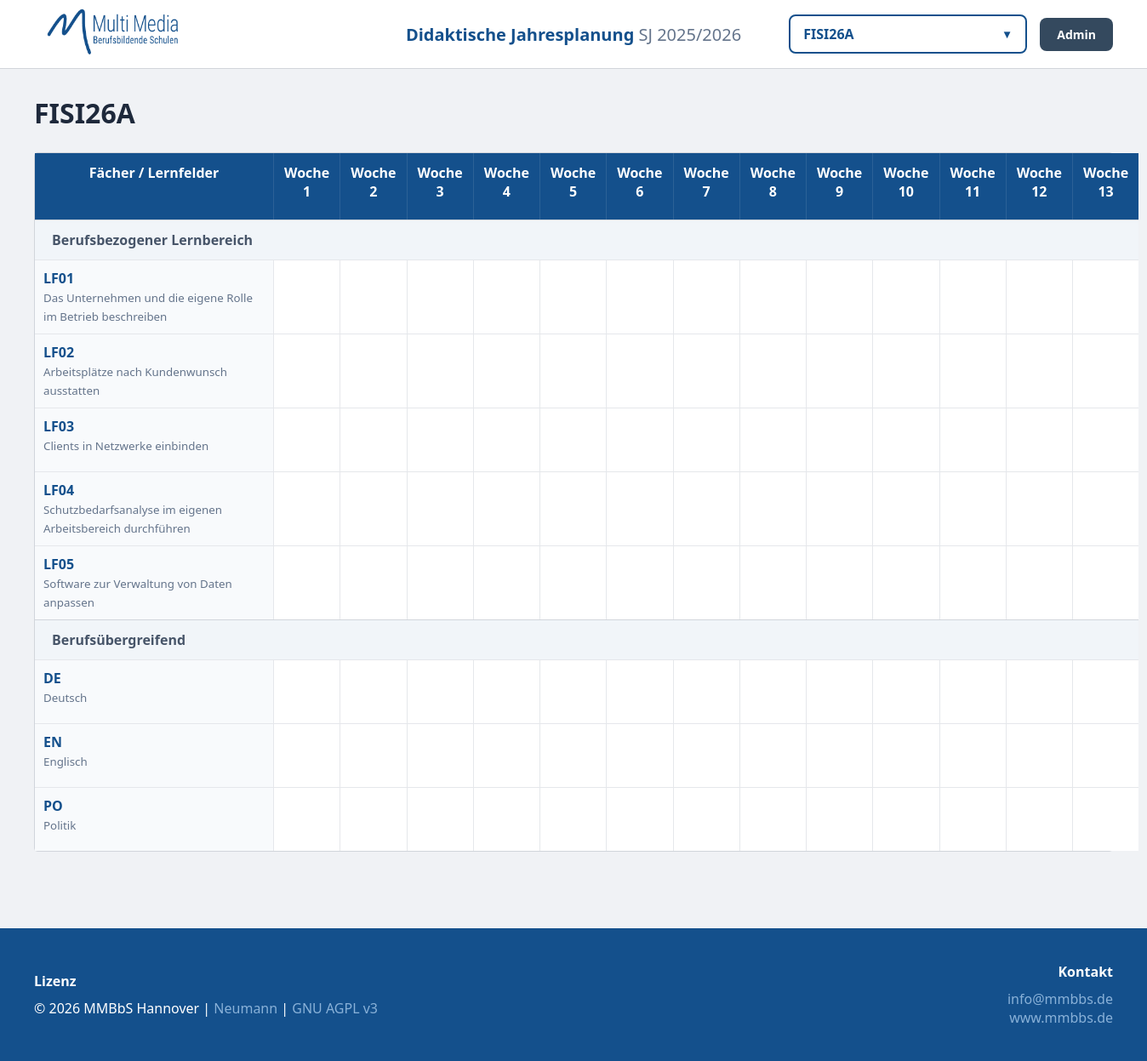
The app's page /didakt_index.php?c=FISI26A with its own data.
### tables this page shows
CREATE TABLE entities (
    id TEXT PRIMARY KEY, 
    name TEXT, 
    type TEXT -- 'classes' oder 'templates'
);

CREATE TABLE subjects (
    id INTEGER PRIMARY KEY AUTOINCREMENT,
    entity_id TEXT,
    sub_key TEXT,
    name TEXT,
    total_hours INTEGER,
    category TEXT,
    FOREIGN KEY(entity_id) REFERENCES entities(id) ON DELETE CASCADE
);

### didakt_index.php (the view, shortened to what this page needs)
<?php
try {
    $db = new PDO('sqlite:didakt_data.db');
    $db->setAttribute(PDO::ATTR_ERRMODE, PDO::ERRMODE_EXCEPTION);
} catch (Exception $e) {
    die("Datenbankfehler. Bitte didakt_admin.php aufrufen.");
}
$selId = $_GET['c'] ?? null;
$class = null;
if ($selId) {
    $stmt = $db->prepare("SELECT * FROM entities WHERE id = ? AND type='classes'");
    $stmt->execute([$selId]);
    $class = $stmt->fetch(PDO::FETCH_ASSOC);
}
$schuljahr = "2025/2026";
$dropdownClasses = $db->query("SELECT * FROM entities WHERE type='classes' ORDER BY name COLLATE NOCASE")->fetchAll(PDO::FETCH_ASSOC);
function getSortedData($db, $entityId) {
    $stmt = $db->prepare("SELECT * FROM subjects WHERE entity_id = ? ORDER BY
        CASE WHEN sub_key LIKE 'LF%' THEN 0 ELSE 1 END,
        CAST(SUBSTR(sub_key, 3) AS INTEGER), sub_key");
    $stmt->execute([$entityId]);
    $subs = $stmt->fetchAll(PDO::FETCH_ASSOC);
    $b = []; $u = [];
    foreach ($subs as $s) {
        $lsStmt = $db->prepare("SELECT * FROM planning WHERE subject_id = ? ORDER BY ls_nr");
        $lsStmt->execute([$s['id']]);
        $s['planning'] = $lsStmt->fetchAll(PDO::FETCH_ASSOC);
        if (($s['category']??'')==='bezogen' || strpos($s['sub_key'],'LF')===0) $b[]=$s;
        else $u[]=$s;
    }
    return ['Berufsbezogener Lernbereich' => $b, 'Berufsübergreifend' => $u];
}
function stackPlanning($planning) {
    if (!$planning) return [];
    $rows = [];
    return $rows;
}
?>
<!DOCTYPE html>
<html lang="de">
<head>
</head>
<body>
<header>
    <div><img src="logo.png" style="height:55px;" onerror="this.style.visibility='hidden'"></div>
    <div class="header-title"><h1>Didaktische Jahresplanung <span style="font-weight:300; color:#64748b;">SJ <?= $schuljahr ?></span></h1></div>
    <div style="display:flex; justify-content:flex-end; gap:15px; align-items:center;">
        <div class="custom-select-container" id="customSelect">
            <div class="select-trigger" onclick="toggleMenu(event)">
                <span><?= $class ? htmlspecialchars($class['name']) : 'Klasse wählen...' ?></span>
                <small>▼</small>
            </div>
        </div>
        <a href="didakt_admin.php" style="text-decoration:none; background:#34495e; color:white; padding:10px 20px; border-radius:8px; font-size:14px; font-weight:600;">Admin</a>
    </div>
</header>
<div class="container">
    <?php if($class): $sorted = getSortedData($db, $class['id']); ?>
        <h1 style="margin-top:0; margin-bottom:25px; color:#1e293b;"><?= htmlspecialchars($class['name']) ?></h1>
        <div class="grid">
            <div class="cell header-cell" style="border-left:none;">Fächer / Lernfelder</div>
            <?php for($i=1; $i<=13; $i++) echo "<div class='cell header-cell'>Woche $i</div>"; ?>
            <?php foreach($sorted as $catName => $subs): if(empty($subs)) continue; ?>
                <div class="cat-row"><?= $catName ?></div>
                <?php foreach($subs as $s):
                    $stackedRows = stackPlanning($s['planning']);
                    $rowCount = max(1, count($stackedRows));
                ?>
                    <div class="cell" style="grid-row: span <?= $rowCount ?>; background:#f8fafc; font-weight:600; border-left:none;">
                        <span style="color:var(--primary-blue)"><?= htmlspecialchars($s['sub_key']) ?></span><br>
                        <small style="color:#64748b; font-weight:400;"><?= htmlspecialchars($s['name']) ?></small>
                    </div>
                    <?php for($r=0; $r < $rowCount; $r++): ?>
                        <?php for($w=1; $w<=13; $w++):
                            $hasStart = false;
                        ?>
                            <div class="cell" style="<?= $hasStart ? 'z-index: 10;' : '' ?>">
                            </div>
                        <?php endfor; endfor; ?>
                <?php endforeach; endforeach; ?>
        </div>
    <?php endif; ?>
</div>
<footer>
    <div class="footer-content">
        <div>
            <h4 style="margin:0 0 10px 0;">Lizenz</h4>
            © <?= date('Y') ?> MMBbS Hannover | <a href="https://github.com/herr-nm/MMBbS_Didaktischer_Jahresplan" target="_blank" class="footer-link">Neumann</a> | <a href="https://www.gnu.org/licenses/agpl-3.0.html" target="_blank" class="footer-link">GNU AGPL v3</a>
        </div>
        <div style="text-align: right;">
            <h4 style="margin:0 0 10px 0;">Kontakt</h4>
            <a href="mailto:info@mmbbs.de" class="footer-link">info@mmbbs.de</a><br>
            <a href="https://www.mmbbs.de" target="_blank" class="footer-link">www.mmbbs.de</a>
        </div>
    </div>
</footer>
</body>
</html>

### didakt_index.php (style rules this page uses)
:root { --primary-blue: #14508c; --border-dark: #d1d5db; --border-light: #e5e7eb; }
body { font-family: 'Segoe UI', system-ui, sans-serif; background: #f0f2f5; margin: 0; display: flex; flex-direction: column; min-height: 100vh; }
header { background: #fff; padding: 10px 40px; display: grid; grid-template-columns: 1fr auto 1fr; align-items: center; border-bottom: 1px solid var(--border-dark); gap: 20px; }
.header-title h1 { margin: 0; font-size: 1.25rem; color: var(--primary-blue); }
.custom-select-container { position: relative; width: 280px; }
.select-trigger { padding: 10px 15px; background: white; border: 2px solid var(--primary-blue); border-radius: 8px; cursor: pointer; display: flex; justify-content: space-between; align-items: center; font-weight: 600; color: var(--primary-blue); transition: all 0.2s; }
.container { padding: 30px 40px; flex: 1; }
.grid { display: grid; grid-template-columns: 280px repeat(13, 1fr); background: #fff; border: 1px solid var(--border-dark); border-radius: 4px; }
.cell { padding: 10px; min-height: 54px; position: relative; border-top: 1px solid var(--border-light); border-left: 1px solid var(--border-light); background: #fff; }
.header-cell { background: var(--primary-blue); color: white; text-align: center; font-weight: 600; padding: 12px; border: none; border-left: 1px solid rgba(255,255,255,0.1); }
.cat-row { grid-column: span 14; background: #f1f5f9; padding: 12px 20px; font-weight: bold; color: #475569; border-top: 1px solid var(--border-dark); }
footer { background-color: #14508c; color: white; padding: 40px 0; margin-top: 60px; }
.footer-content { max-width: 1320px; margin: 0 auto; padding: 0 40px; display: flex; justify-content: space-between; align-items: center; }
.footer-link { color: #89b1d8; text-decoration: none; transition: color 0.2s; }

### records on screen
entities: name "FISI26A"
subjects: sub_key "LF01", name "Das Unternehmen und die eigene Rolle im Betrieb beschreiben"
subjects: sub_key "LF02", name "Arbeitsplätze nach Kundenwunsch ausstatten"
subjects: sub_key "LF03", name "Clients in Netzwerke einbinden"
subjects: sub_key "LF04", name "Schutzbedarfsanalyse im eigenen Arbeitsbereich durchführen"
subjects: sub_key "LF05", name "Software zur Verwaltung von Daten anpassen"
subjects: sub_key "DE", name "Deutsch"
subjects: sub_key "EN", name "Englisch"
subjects: sub_key "PO", name "Politik"

### other values on screen
$schuljahr "2025/2026"
$catName "Berufsbezogener Lernbereich"
$catName "Berufsübergreifend"
